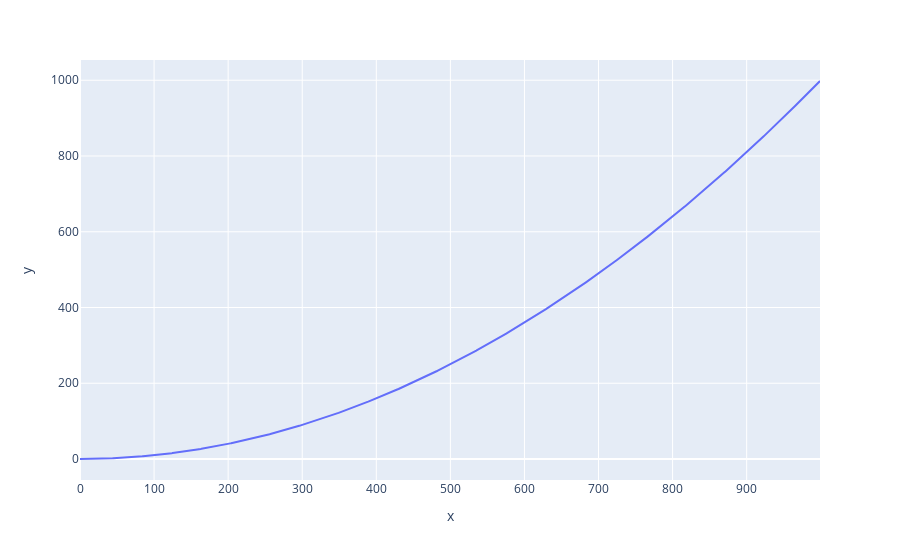

The notebook cell saved with this chart:
### Code cell
def interpolate_radius_test( r, radius, c, is_blow_up=True ):
    return r ** 2 / radius ** 2 * radius


px.line(
    y=[interpolate_radius_test(r,1000,10) for r in range(1000)]
)

### Figure 1 — Plotly figure (JSON) as saved in the notebook; plotly's stock layout.template omitted (floating-point values rounded to 4 significant figures; data arrays with more than 128 entries replaced by an {"elided": "..."} marker saying what was removed)
{"data": [{"hovertemplate": "x=%{x}<br>y=%{y}<extra></extra>", "legendgroup": "", "line": {"color": "#636efa", "dash": "solid"}, "marker": {"symbol": "circle"}, "mode": "lines", "name": "", "orientation": "v", "showlegend": false, "type": "scatter", "x": {"elided": "1000 int values"}, "xaxis": "x", "y": {"elided": "1000 float values"}, "yaxis": "y"}], "layout": {"autosize": true, "legend": {"tracegroupgap": 0}, "margin": {"t": 60}, "xaxis": {"anchor": "y", "autorange": true, "domain": [0, 1], "range": [0, 999], "title": {"text": "x"}, "type": "linear"}, "yaxis": {"anchor": "x", "autorange": true, "domain": [0, 1], "range": [-55.44, 1053.0], "title": {"text": "y"}, "type": "linear"}}}
